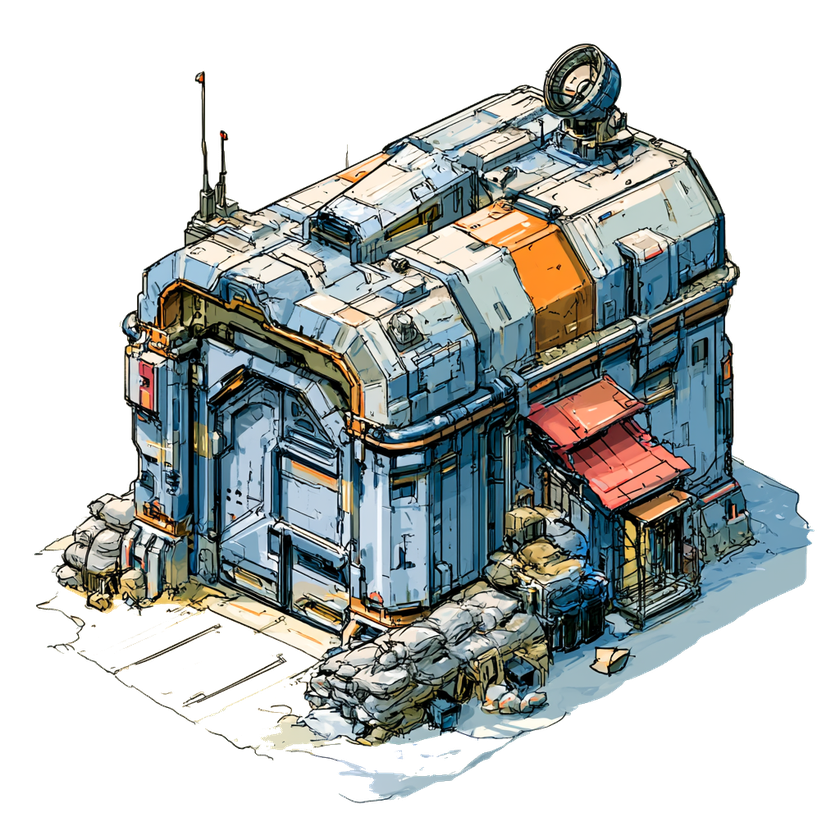
#> input picture apps/tank-game/assets/buildings/barracks.png, 840 x 840 px, shrunk from 1024 x 1024 before the run
$ python cutbg.py ../apps/tank-game/assets/buildings/barracks.png ../apps/tank-game/assets/buildings/cannon_turret.png
#> lines starting #> are read from the running program, lines starting #| are printed output that depends on the picture; after the words box and inside, x2 and y2 are one past the last pixel; in counts of white or black regions, pixels touching at a corner belong together
"""Remove a flat background from a sprite render and write an RGBA PNG.

Flood-fills from the image edges through pixels close to the border colour, so
only the background that is actually connected to the edge is erased. Look-alike
pixels inside the artwork survive. A short feather softens the cut edge.

Usage:
    python tools/cutbg.py <src.png> <dst.png>

Run it through the Makefile to get the venv set up automatically:
    make cutbg IN=path/to/src.png OUT=apps/tank-game/assets/buildings/foo.png
"""

import sys
from collections import deque

import numpy as np
from PIL import Image

TOL = 60.0      # colour distance from background still counted as "background"
FEATHER = 22.0  # soft edge width just outside TOL


def main():
    if len(sys.argv) != 3:
        print("Usage: python tools/cutbg.py <src.png> <dst.png>", file=sys.stderr)
        sys.exit(1)
    src, dst = sys.argv[1], sys.argv[2]

    im = Image.open(src).convert("RGB")
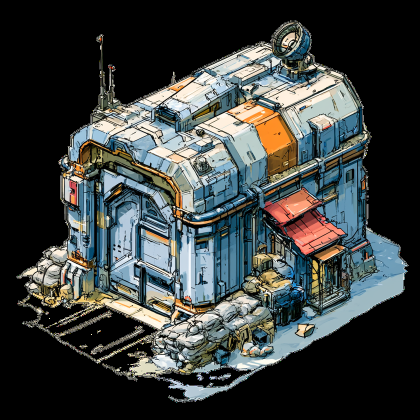
#> im: PIL image 840x840 RGB (shown at 1/2 size); mean R, G, B 60, 64.5, 63.2
    arr = np.asarray(im).astype(np.int16)
    h, w, _ = arr.shape

    # Background colour = median of the four border lines (robust to specks).
    border = np.concatenate(
        [arr[0, :, :], arr[-1, :, :], arr[:, 0, :], arr[:, -1, :]], axis=0
    )
    bg = np.median(border, axis=0)
#> bg = [0, 0, 0]

    dist = np.sqrt(((arr - bg) ** 2).sum(axis=2))
    bglike = dist < TOL
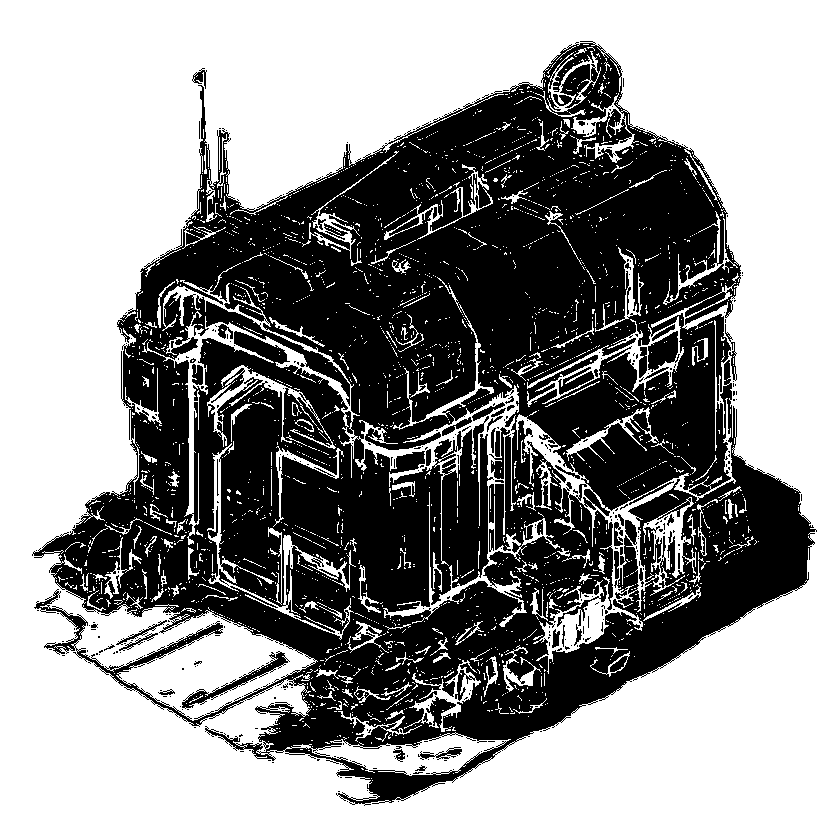
#> bglike: shape (840, 840) bool; 57.6% white; 371 black regions (321 under 20 px), largest, box (x1, y1, x2, y2) and area: (32, 41, 817, 806) 291797, (182, 651, 290, 709) 896, (648, 331, 680, 372) 787

    # Flood fill from every border pixel through the background-like mask.
    visited = np.zeros((h, w), dtype=bool)
    dq = deque()
    for x in range(w):
        for y in (0, h - 1):
            if bglike[y, x] and not visited[y, x]:
                visited[y, x] = True
                dq.append((y, x))
#> visited: shape (840, 840) bool; 0.24% white in thin lines or dots
    for y in range(h):
        for x in (0, w - 1):
            if bglike[y, x] and not visited[y, x]:
                visited[y, x] = True
                dq.append((y, x))
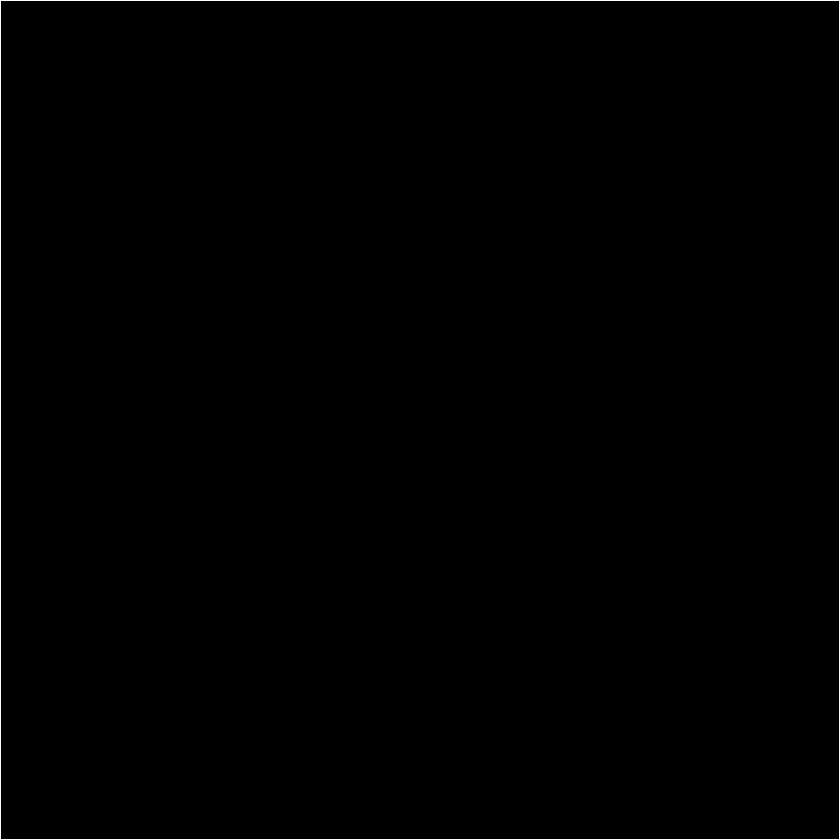
#> visited: shape (840, 840) bool; 0.48% white in thin lines or dots
    while dq:
        y, x = dq.popleft()
        for dy, dx in ((1, 0), (-1, 0), (0, 1), (0, -1)):
            ny, nx = y + dy, x + dx
            if 0 <= ny < h and 0 <= nx < w and not visited[ny, nx] and bglike[ny, nx]:
                visited[ny, nx] = True
                dq.append((ny, nx))
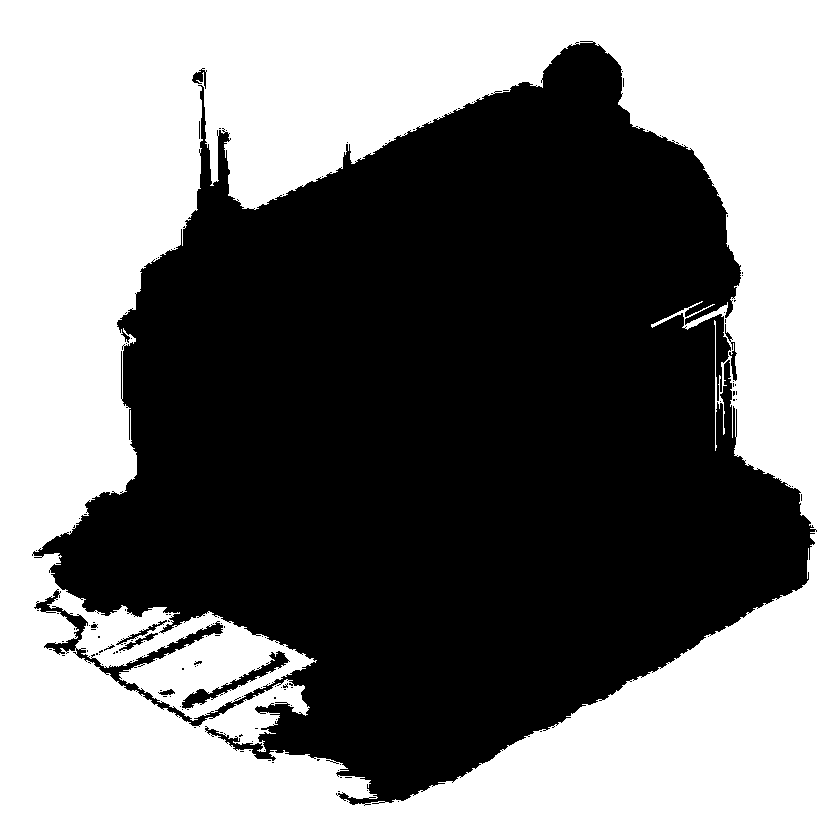
#> visited: shape (840, 840) bool; 49.4% white; 1 white region, box (x1, y1, x2, y2) and area: (0, 0, 840, 840) 348353

    # Alpha: 0 over the erased background, soft ramp on the pixels bordering it.
    alpha = np.full((h, w), 255, dtype=np.float32)
    alpha[visited] = 0.0
    adj = np.zeros((h, w), dtype=bool)
    adj[1:, :] |= visited[:-1, :]
#> adj: shape (840, 840) bool; 49.3% white; 1 white region, box (x1, y1, x2, y2) and area: (0, 1, 840, 840) 347513
    adj[:-1, :] |= visited[1:, :]
    adj[:, 1:] |= visited[:, :-1]
    adj[:, :-1] |= visited[:, 1:]
#> adj: shape (840, 840) bool; 50.5% white; 52 black regions (31 under 20 px), largest, box (x1, y1, x2, y2) and area: (34, 43, 814, 804) 346711, (77, 623, 222, 690) 844, (183, 652, 288, 708) 704
    fz = (~visited) & (dist < TOL + FEATHER) & adj
#> fz: shape (840, 840) bool; 0.05% white in thin lines or dots, all inside (x1, y1, x2, y2) = (40, 41, 740, 802)
    alpha[fz] = np.clip((dist[fz] - TOL) / FEATHER, 0, 1) * 255.0
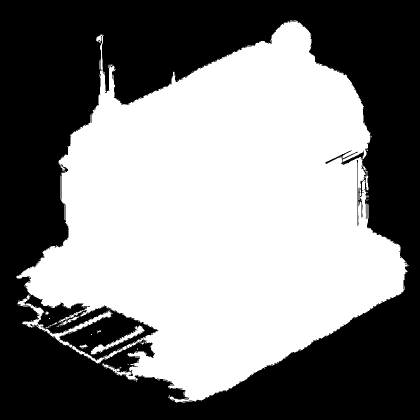
#> alpha: shape (840, 840) float32 (shown at 1/2 size); min 0, max 255, mean 129

    out = np.dstack([arr.astype(np.uint8), alpha.astype(np.uint8)])
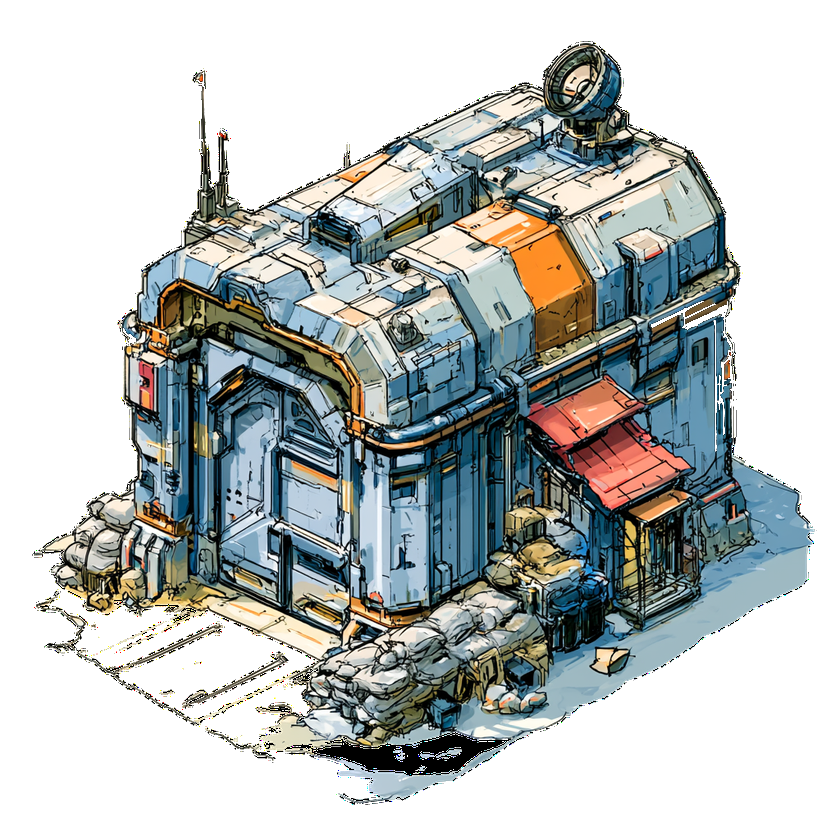
#> out: shape (840, 840, 4); mean R, G, B, A 60, 64.5, 63.2, 129; transparent parts drawn white
    Image.fromarray(out, "RGBA").save(dst)

    cleared = int(visited.sum())
    print(f"{w}x{h}, cleared {cleared} px ({100 * cleared / (w * h):.1f}%) -> {dst}")
#| 840x840, cleared 348353 px (49.4%) -> ../apps/tank-game/assets/buildings/cannon_turret.png


if __name__ == "__main__":
    main()
